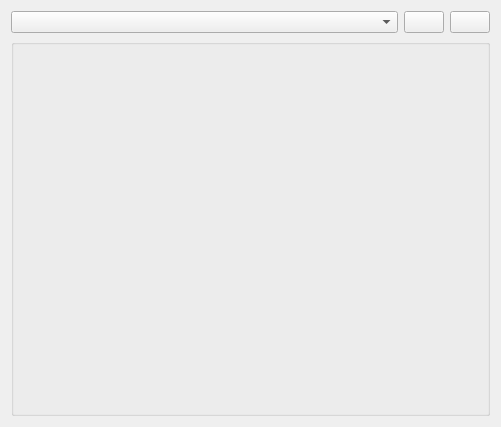
<ui version="4.0" >
 <class>RunConfig</class>
 <widget class="QWidget" name="RunConfig" >
  <property name="geometry" >
   <rect>
    <x>0</x>
    <y>0</y>
    <width>501</width>
    <height>427</height>
   </rect>
  </property>
  <property name="windowTitle" >
   <string>Form</string>
  </property>
  <layout class="QVBoxLayout" name="verticalLayout" >
   <item>
    <layout class="QHBoxLayout" name="horizontalLayout" >
     <item>
      <widget class="QComboBox" name="targetCombo" />
     </item>
     <item>
      <widget class="QPushButton" name="buttonNewTarget" >
       <property name="sizePolicy" >
        <sizepolicy vsizetype="Fixed" hsizetype="Maximum" >
         <horstretch>0</horstretch>
         <verstretch>0</verstretch>
        </sizepolicy>
       </property>
       <property name="text" >
        <string/>
       </property>
      </widget>
     </item>
     <item>
      <widget class="QPushButton" name="buttonDeleteTarget" >
       <property name="sizePolicy" >
        <sizepolicy vsizetype="Fixed" hsizetype="Maximum" >
         <horstretch>0</horstretch>
         <verstretch>0</verstretch>
        </sizepolicy>
       </property>
       <property name="text" >
        <string/>
       </property>
      </widget>
     </item>
    </layout>
   </item>
   <item>
    <widget class="QGroupBox" name="targetSpecific" >
     <property name="sizePolicy" >
      <sizepolicy vsizetype="Expanding" hsizetype="Preferred" >
       <horstretch>0</horstretch>
       <verstretch>0</verstretch>
      </sizepolicy>
     </property>
     <property name="flat" >
      <bool>true</bool>
     </property>
    </widget>
   </item>
  </layout>
 </widget>
 <resources/>
 <connections/>
</ui>
